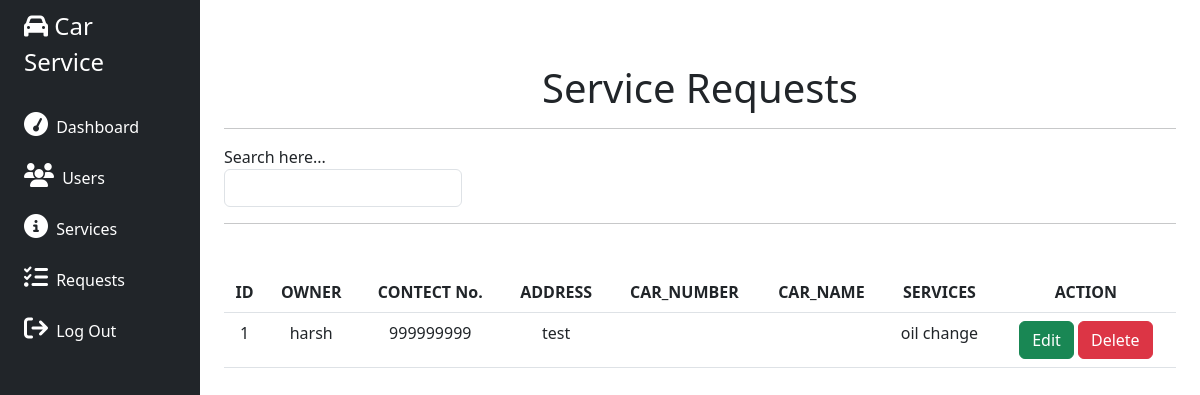
/admin/request.php (signed in), run on an earlier commit of the app's database.
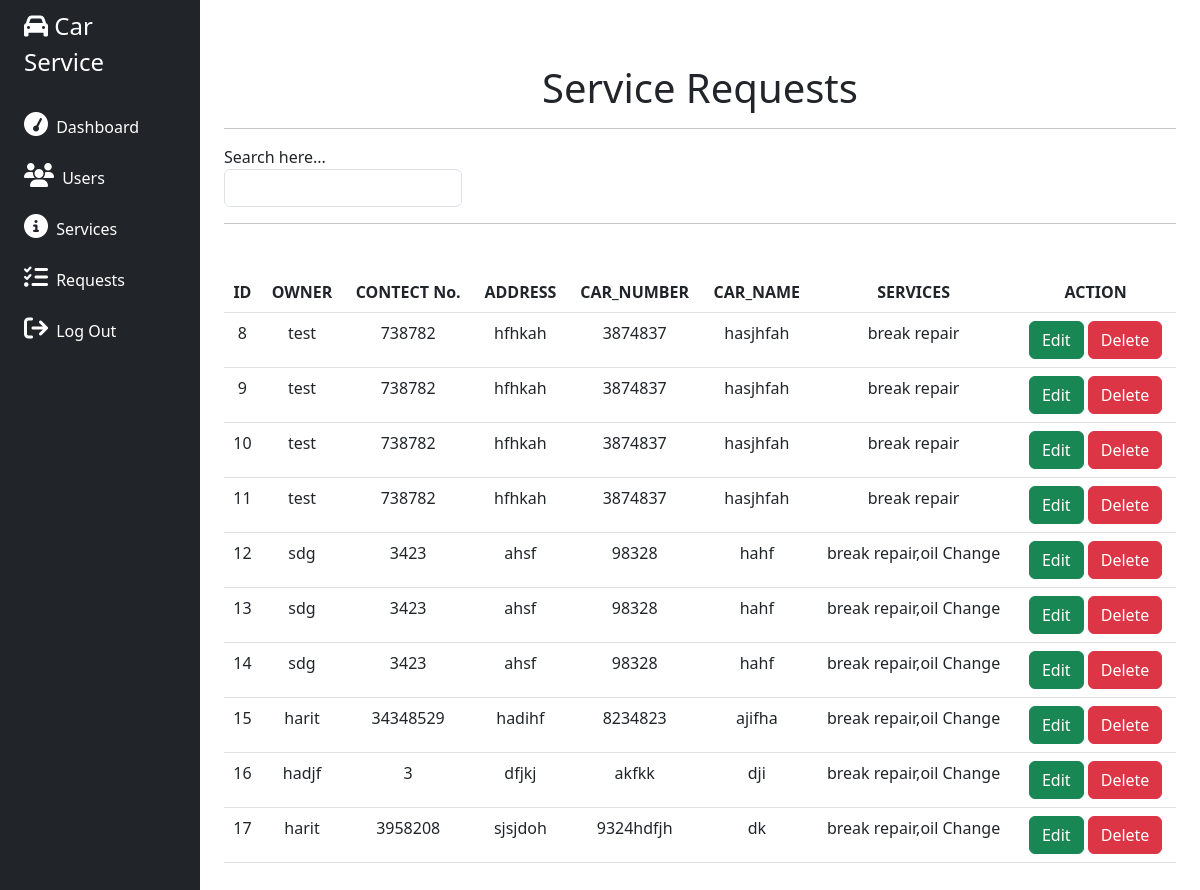
And on a later commit of the database.
### tables this page shows
CREATE TABLE `service_request` (
  `id` int(11) NOT NULL,
  `oname` varchar(100) NOT NULL,
  `contact` int(20) NOT NULL,
  `address` varchar(100) NOT NULL,
  `vnumber` varchar(20) NOT NULL,
  `vname` varchar(100) NOT NULL,
  `services` varchar(100) NOT NULL,
  `status` tinyint(1) NOT NULL
);

### admin/request.php (the view, shortened to what this page needs)
<?php
require '../connection.php';
?>
<!DOCTYPE html>
<html lang="en">
<head>
    <link rel="stylesheet" href="https://cdnjs.cloudflare.com/ajax/libs/font-awesome/6.4.2/css/all.min.css" />
    <link rel="stylesheet" href="../css/bootstrap.min.css">
    <link rel="stylesheet" href="../css/style.css">
</head>
<body>
    <div class="container-fluid">
        <div class="row flex-nowrap">
            <?php require('sidebar.php') ?>
            <div class="col py-3">
                <div class="container">
                    <h1 class="text-center mt-5">Service Requests</h1><hr>
                    <div class="search mb-5 ">
                        <label for="search">Search here... </label>
                        <input type="text" name="" id="search" class="form-control w-25"><hr>
                    </div>
                    <div class="table-responsive text-center">
                        <table class="table">
                            <thead>
                                <tr>
                                    <th>ID</th>
                                    <th>OWNER</th>
                                    <th>CONTECT No.</th>
                                    <th>ADDRESS</th>
                                    <th>CAR_NUMBER</th>
                                    <th>CAR_NAME</th>
                                    <th>SERVICES</th>
                                    <th>ACTION</th>
                                </tr>
                            </thead>
                            <tbody>
                                <?php
                                $qry = "select * from service_request";
                                $result = mysqli_query($conn, $qry);
                                while ($r = mysqli_fetch_assoc($result)) :
                                ?>
                                    <tr>
                                        <td><?php echo $r['id'] ?></td>
                                        <td><?php echo $r['oname'] ?></td>
                                        <td><?php echo $r['contact'] ?></td>
                                        <td><?php echo $r['address'] ?></td>
                                        <td><?php echo $r['vnumber'] ?></td>
                                        <td><?php echo $r['vname'] ?></td>
                                        <td><?php echo $r['services'] ?></td>
                                        <td>
                                            <a href="edit-service.php?sid=<?php echo $r['id'] ?>" class="btn btn-success">Edit</a>
                                            <a href="delete-service.php?sid=<?php echo $r['id'] ?>" class="btn btn-danger" onclick="return confirm('Are you sure?')">Delete</a>
                                        </td>
                                    </tr>
                                <?php endwhile; ?>
                            </tbody>
                        </table>
                    </div>
                </div>
            </div>
        </div>
    </div>
</body>
</html>

What changed in the data, as far as the page shows it:
removed service_request: id "1", oname "harsh", contact "999999999", address "test", services "oil change"
added service_request: id "8", oname "test", contact "738782", address "hfhkah", vnumber "3874837", vname "hasjhfah", services "break repair"
added service_request: id "9", oname "test", contact "738782", address "hfhkah", vnumber "3874837", vname "hasjhfah", services "break repair"
added service_request: id "10", oname "test", contact "738782", address "hfhkah", vnumber "3874837", vname "hasjhfah", services "break repair"
added service_request: id "11", oname "test", contact "738782", address "hfhkah", vnumber "3874837", vname "hasjhfah", services "break repair"
added service_request: id "12", oname "sdg", contact "3423", address "ahsf", vnumber "98328", vname "hahf", services "break repair,oil Change"
added service_request: id "13", oname "sdg", contact "3423", address "ahsf", vnumber "98328", vname "hahf", services "break repair,oil Change"
added service_request: id "14", oname "sdg", contact "3423", address "ahsf", vnumber "98328", vname "hahf", services "break repair,oil Change"
added service_request: id "15", oname "harit", contact "34348529", address "hadihf", vnumber "8234823", vname "ajifha", services "break repair,oil Change"
added service_request: id "16", oname "hadjf", contact "3", address "dfjkj", vnumber "akfkk", vname "dji", services "break repair,oil Change"
added service_request: id "17", oname "harit", contact "3958208", address "sjsjdoh", vnumber "9324hdfjh", vname "dk", services "break repair,oil Change"
